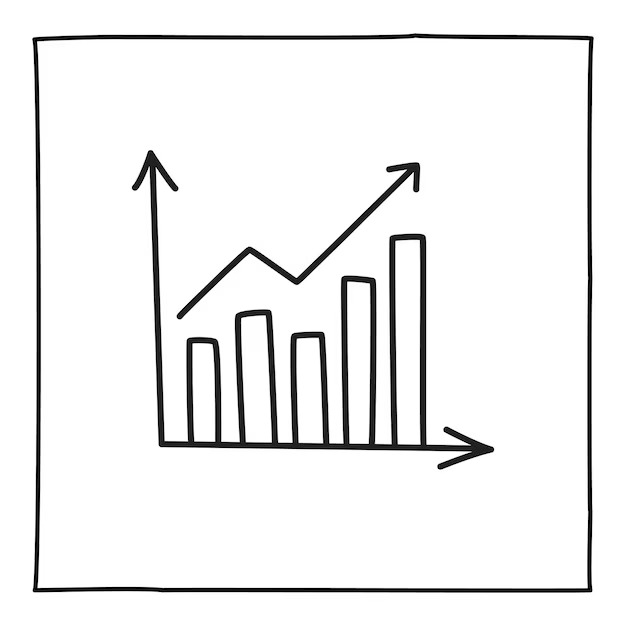
#> input picture learn/hackathons/goldmann_sach_india_hackathon_2025/img.jpg, 626 x 626 px
$ python test.py
#> lines starting #> are read from the running program, lines starting #| are printed output that depends on the picture; after the words box and inside, x2 and y2 are one past the last pixel; in counts of white or black regions, pixels touching at a corner belong together
from PIL import Image, ImageOps
filename = input()
#> the answer given: img.jpg
im = Image.open(filename)
#> im is the input picture: PIL image 626x626 L; min 0, max 255, mean 239.6
im = ImageOps.grayscale(im)
im = im.point(lambda p: 255 if (p > 128) else 0)
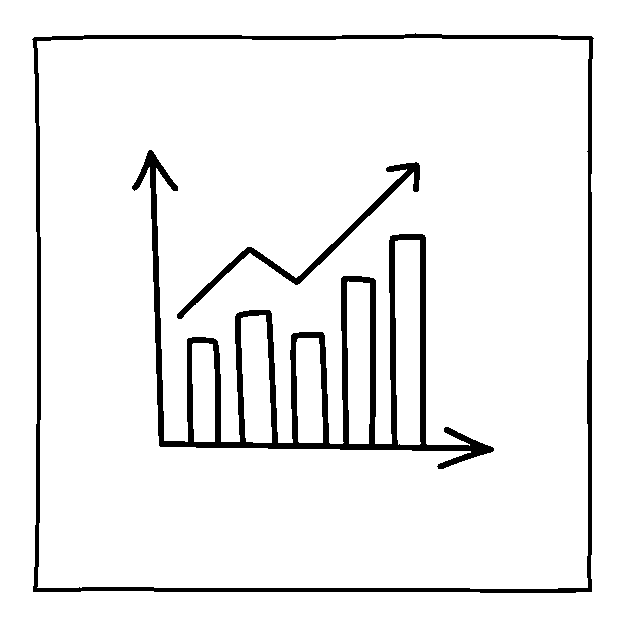
#> im: PIL image 626x626 L; 93.7% white; 3 black regions, box (x1, y1, x2, y2) and area: (132, 150, 494, 469) 13654, (32, 33, 594, 593) 8876, (177, 162, 420, 319) 2226
im.show()
